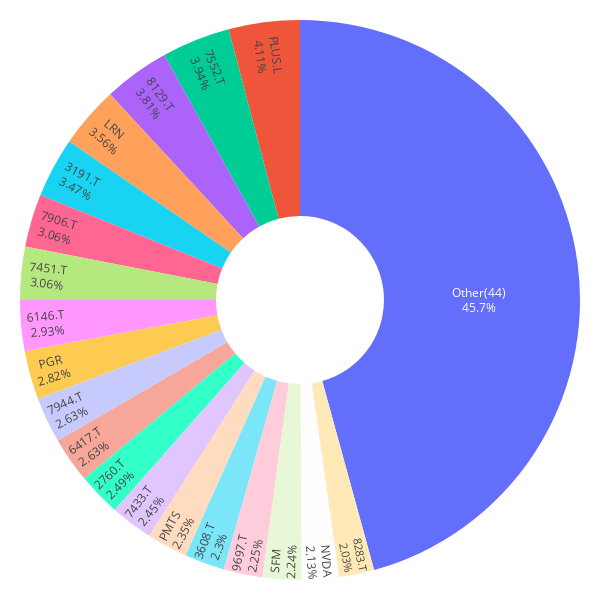

Here is the notebook cell this chart was saved with:
### Code cell
importlib.reload(mpt_utils)

weights_6m, mu_6m, S_6m, weights_all_6m = mpt_utils.portfolio_and_plot(df_to_evaluate_6m, df)

### Figure 1 — Plotly figure (JSON) as saved in the notebook; plotly's stock layout.template omitted (floating-point values rounded to 4 significant figures)
{"data": [{"hole": 0.3, "insidetextorientation": "radial", "labels": ["7906.T", "NVDA", "7944.T", "7433.T", "8283.T", "2760.T", "7552.T", "6417.T", "LRN", "6146.T", "8129.T", "SFM", "3191.T", "7451.T", "PLUS.L", "9697.T", "PMTS", "3608.T", "PGR", "Other(44)"], "textinfo": "label+percent", "textposition": "inside", "values": [0.0244, 0.017, 0.021, 0.0196, 0.0162, 0.0199, 0.0315, 0.021, 0.0284, 0.0234, 0.0304, 0.0179, 0.0277, 0.0244, 0.0328, 0.018, 0.0188, 0.0184, 0.0225, 0.3652], "type": "pie"}], "layout": {"margin": {"l": 20, "r": 20, "t": 20, "b": 20}, "font": {"color": "black"}, "height": 600, "width": 600, "paper_bgcolor": "white", "plot_bgcolor": "white", "showlegend": false}}
